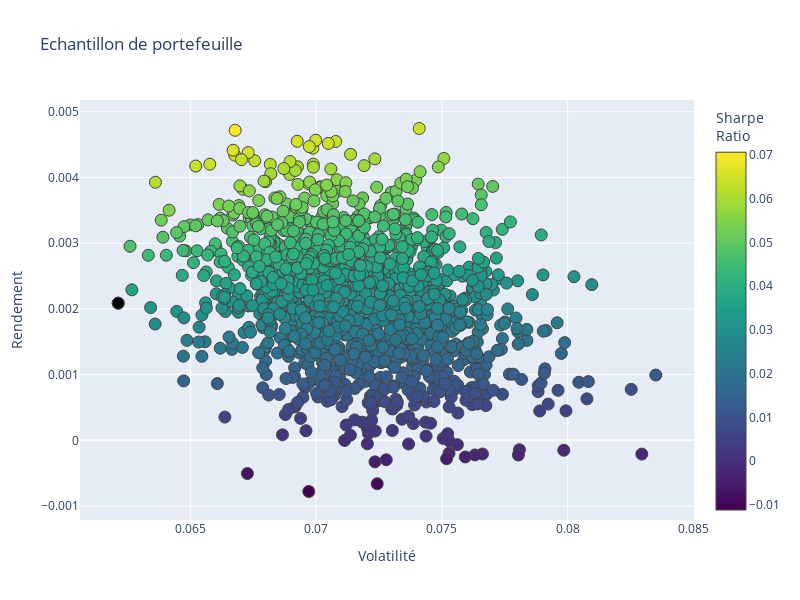

Notebook code for this chart:
### Code cell
## Visualiser le point de volatilité minimum sur l'échantillon de portefeuille : Le point noir
Portefeuilles = go.Scatter(x = risq,y = R_esp,mode = "markers", marker = dict(size=12,
        color = SR, colorscale = "Viridis", showscale = True,line_width = 1,colorbar = dict(title = "Sharpe<br>Ratio")
        ),text = "portefeuille")

Minimum_Volatilite = go.Scatter(x = np.array(risq[minIndex]), y = np.array(R_esp[minIndex]),mode = "markers",
                                marker = dict(color = "black",size = 12,line_width = 1),text = "Volatilité minimum" )

data = [Portefeuilles, Minimum_Volatilite]

layout = go.Layout(title = "Echantillon de portefeuille", yaxis = dict(title = "Rendement"), xaxis = dict(title = "Volatilité"),
                    width = 800, height = 600, showlegend = False)
                    
fig = go.Figure(data = data, layout = layout)

fig.show()

### Figure 1 — Plotly figure (JSON) as saved in the notebook; plotly's stock layout.template omitted (floating-point values rounded to 4 significant figures; data arrays with more than 128 entries replaced by an {"elided": "..."} marker saying what was removed)
{"data": [{"marker": {"color": {"elided": "1500 float values"}, "colorbar": {"title": {"text": "Sharpe<br>Ratio"}}, "colorscale": [[0, "#440154"], [0.1111, "#482878"], [0.2222, "#3e4989"], [0.3333, "#31688e"], [0.4444, "#26828e"], [0.5556, "#1f9e89"], [0.6667, "#35b779"], [0.7778, "#6ece58"], [0.8889, "#b5de2b"], [1, "#fde725"]], "line": {"width": 1}, "showscale": true, "size": 12}, "mode": "markers", "text": "portefeuille", "type": "scatter", "x": {"elided": "1500 float values"}, "y": {"elided": "1500 float values"}}, {"marker": {"color": "black", "line": {"width": 1}, "size": 12}, "mode": "markers", "text": "Volatilité minimum", "type": "scatter", "x": [0.06213], "y": [0.002088]}], "layout": {"height": 600, "showlegend": false, "title": {"text": "Echantillon de portefeuille"}, "width": 800, "xaxis": {"title": {"text": "Volatilité"}}, "yaxis": {"title": {"text": "Rendement"}}}}
